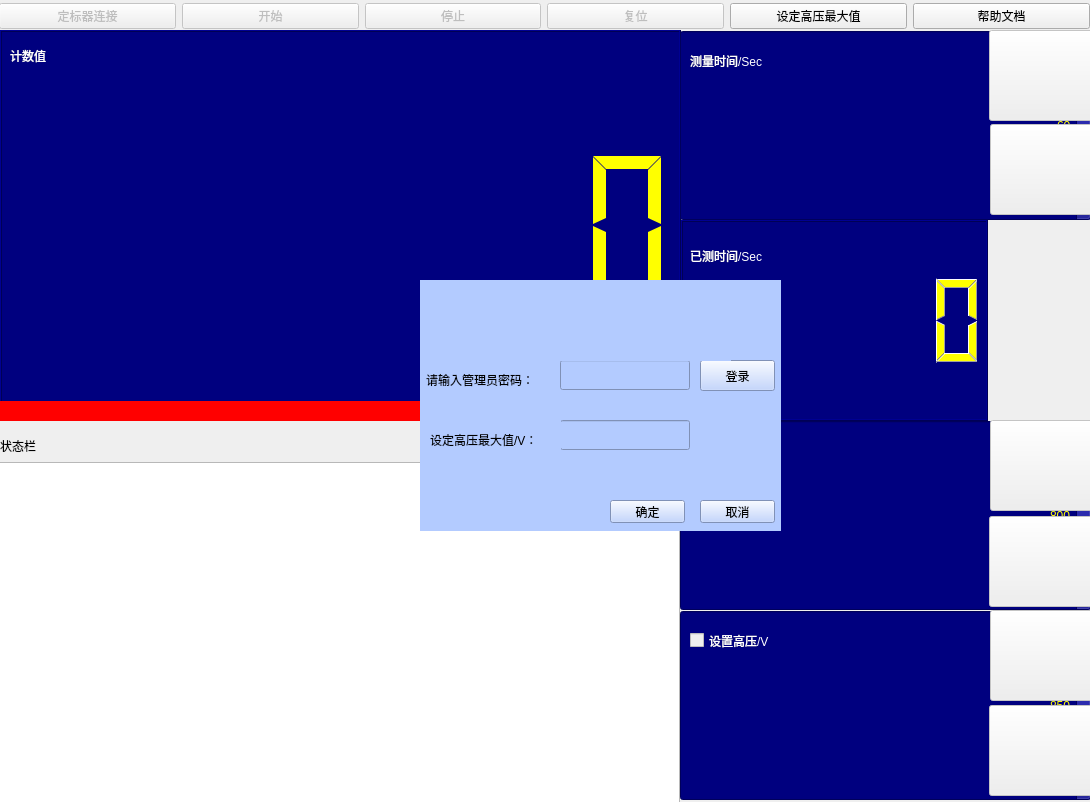
<?xml version="1.0" encoding="UTF-8"?>
<ui version="4.0">
 <class>MainWindow</class>
 <widget class="QMainWindow" name="MainWindow">
  <property name="geometry">
   <rect>
    <x>0</x>
    <y>0</y>
    <width>1090</width>
    <height>802</height>
   </rect>
  </property>
  <property name="windowTitle">
   <string>MainWindow</string>
  </property>
  <property name="toolTip">
   <string/>
  </property>
  <widget class="QWidget" name="centralwidget">
   <widget class="QLCDNumber" name="lcdNumber">
    <property name="geometry">
     <rect>
      <x>0</x>
      <y>30</y>
      <width>681</width>
      <height>391</height>
     </rect>
    </property>
    <property name="toolTip">
     <string>hello</string>
    </property>
    <property name="statusTip">
     <string/>
    </property>
    <property name="styleSheet">
     <string notr="true">background-color: rgb(85, 85, 255);
color: rgb(255, 255, 0);
background-color: rgb(0, 0, 127);</string>
    </property>
    <property name="digitCount">
     <number>8</number>
    </property>
    <property name="segmentStyle">
     <enum>QLCDNumber::Flat</enum>
    </property>
   </widget>
   <widget class="QSpinBox" name="spinBox">
    <property name="enabled">
     <bool>false</bool>
    </property>
    <property name="geometry">
     <rect>
      <x>680</x>
      <y>30</y>
      <width>411</width>
      <height>191</height>
     </rect>
    </property>
    <property name="styleSheet">
     <string notr="true">background-color: rgb(85, 85, 255);
color: rgb(255, 255, 0);
font: 75 120pt &quot;Adobe Arabic&quot;;
background-color: rgb(0, 0, 127);</string>
    </property>
    <property name="alignment">
     <set>Qt::AlignRight|Qt::AlignTrailing|Qt::AlignVCenter</set>
    </property>
    <property name="specialValueText">
     <string/>
    </property>
    <property name="maximum">
     <number>999999</number>
    </property>
    <property name="singleStep">
     <number>10</number>
    </property>
    <property name="value">
     <number>60</number>
    </property>
   </widget>
   <widget class="QLCDNumber" name="lcdNumber_2">
    <property name="enabled">
     <bool>true</bool>
    </property>
    <property name="geometry">
     <rect>
      <x>681</x>
      <y>220</y>
      <width>307</width>
      <height>201</height>
     </rect>
    </property>
    <property name="styleSheet">
     <string notr="true">font: 75 72pt &quot;Adobe Arabic&quot;;
color: rgb(255, 255, 0);
background-color: rgb(85, 85, 255);
background-color: rgb(0, 0, 127);</string>
    </property>
    <property name="digitCount">
     <number>6</number>
    </property>
   </widget>
   <widget class="QSpinBox" name="spinBox_2">
    <property name="enabled">
     <bool>false</bool>
    </property>
    <property name="geometry">
     <rect>
      <x>680</x>
      <y>420</y>
      <width>411</width>
      <height>191</height>
     </rect>
    </property>
    <property name="styleSheet">
     <string notr="true">background-color: rgb(85, 85, 255);
color: rgb(255, 255, 0);
font: 75 100pt &quot;Adobe Arabic&quot;;
background-color: rgb(0, 0, 127);</string>
    </property>
    <property name="alignment">
     <set>Qt::AlignRight|Qt::AlignTrailing|Qt::AlignVCenter</set>
    </property>
    <property name="specialValueText">
     <string/>
    </property>
    <property name="maximum">
     <number>8000</number>
    </property>
    <property name="singleStep">
     <number>500</number>
    </property>
    <property name="value">
     <number>800</number>
    </property>
   </widget>
   <widget class="QSpinBox" name="spinBox_3">
    <property name="enabled">
     <bool>false</bool>
    </property>
    <property name="geometry">
     <rect>
      <x>680</x>
      <y>610</y>
      <width>411</width>
      <height>191</height>
     </rect>
    </property>
    <property name="styleSheet">
     <string notr="true">background-color: rgb(85, 85, 255);
font: 75 100pt &quot;Adobe Arabic&quot;;
color: rgb(255, 255, 0);
background-color: rgb(85, 85, 255);
background-color: rgb(0, 0, 127);</string>
    </property>
    <property name="alignment">
     <set>Qt::AlignRight|Qt::AlignTrailing|Qt::AlignVCenter</set>
    </property>
    <property name="specialValueText">
     <string/>
    </property>
    <property name="maximum">
     <number>1500</number>
    </property>
    <property name="singleStep">
     <number>10</number>
    </property>
    <property name="value">
     <number>850</number>
    </property>
   </widget>
   <widget class="QTextBrowser" name="textBrowser">
    <property name="geometry">
     <rect>
      <x>-1</x>
      <y>462</y>
      <width>681</width>
      <height>341</height>
     </rect>
    </property>
    <property name="styleSheet">
     <string notr="true">font: 14pt &quot;黑体&quot;;
</string>
    </property>
   </widget>
   <widget class="QCheckBox" name="checkBox">
    <property name="enabled">
     <bool>false</bool>
    </property>
    <property name="geometry">
     <rect>
      <x>690</x>
      <y>620</y>
      <width>171</width>
      <height>41</height>
     </rect>
    </property>
    <property name="styleSheet">
     <string notr="true">font: 16pt &quot;宋体&quot;;
color: rgb(255, 255, 255);</string>
    </property>
    <property name="text">
     <string>设置高压/V</string>
    </property>
   </widget>
   <widget class="QLabel" name="label">
    <property name="geometry">
     <rect>
      <x>10</x>
      <y>40</y>
      <width>61</width>
      <height>31</height>
     </rect>
    </property>
    <property name="styleSheet">
     <string notr="true">font: 75 16pt &quot;Adobe Arabic&quot;;
color: rgb(255, 255, 255);</string>
    </property>
    <property name="text">
     <string>计数值</string>
    </property>
   </widget>
   <widget class="QLabel" name="label_3">
    <property name="geometry">
     <rect>
      <x>690</x>
      <y>240</y>
      <width>161</width>
      <height>31</height>
     </rect>
    </property>
    <property name="styleSheet">
     <string notr="true">font: 16pt &quot;宋体&quot;;
color: rgb(255, 255, 255);</string>
    </property>
    <property name="text">
     <string>已测时间/Sec</string>
    </property>
   </widget>
   <widget class="QLabel" name="label_5">
    <property name="geometry">
     <rect>
      <x>0</x>
      <y>430</y>
      <width>91</width>
      <height>31</height>
     </rect>
    </property>
    <property name="styleSheet">
     <string notr="true">font: 75 14pt &quot;Adobe Arabic&quot;;</string>
    </property>
    <property name="text">
     <string>状态栏</string>
    </property>
   </widget>
   <widget class="QWidget" name="horizontalLayoutWidget">
    <property name="geometry">
     <rect>
      <x>-1</x>
      <y>0</y>
      <width>1091</width>
      <height>32</height>
     </rect>
    </property>
    <layout class="QHBoxLayout" name="horizontalLayout">
     <item>
      <widget class="QPushButton" name="pushButton">
       <property name="enabled">
        <bool>false</bool>
       </property>
       <property name="styleSheet">
        <string notr="true">font: 75 14pt &quot;Adobe Arabic&quot;;</string>
       </property>
       <property name="text">
        <string>定标器连接</string>
       </property>
      </widget>
     </item>
     <item>
      <widget class="QPushButton" name="pushButton_2">
       <property name="enabled">
        <bool>false</bool>
       </property>
       <property name="styleSheet">
        <string notr="true">font: 75 14pt &quot;Adobe Arabic&quot;;</string>
       </property>
       <property name="text">
        <string>开始</string>
       </property>
      </widget>
     </item>
     <item>
      <widget class="QPushButton" name="pushButton_3">
       <property name="enabled">
        <bool>false</bool>
       </property>
       <property name="styleSheet">
        <string notr="true">font: 75 14pt &quot;Adobe Arabic&quot;;</string>
       </property>
       <property name="text">
        <string>停止</string>
       </property>
      </widget>
     </item>
     <item>
      <widget class="QPushButton" name="pushButton_4">
       <property name="enabled">
        <bool>false</bool>
       </property>
       <property name="styleSheet">
        <string notr="true">font: 75 14pt &quot;Adobe Arabic&quot;;</string>
       </property>
       <property name="text">
        <string>复位</string>
       </property>
      </widget>
     </item>
     <item>
      <widget class="QPushButton" name="pushButton_11">
       <property name="styleSheet">
        <string notr="true">font: 75 14pt &quot;Adobe Arabic&quot;;</string>
       </property>
       <property name="text">
        <string>设定高压最大值</string>
       </property>
      </widget>
     </item>
     <item>
      <widget class="QPushButton" name="pushButton_15">
       <property name="enabled">
        <bool>true</bool>
       </property>
       <property name="styleSheet">
        <string notr="true">font: 75 14pt &quot;Adobe Arabic&quot;;</string>
       </property>
       <property name="text">
        <string>帮助文档</string>
       </property>
      </widget>
     </item>
    </layout>
   </widget>
   <widget class="QLabel" name="label_2">
    <property name="geometry">
     <rect>
      <x>690</x>
      <y>40</y>
      <width>131</width>
      <height>41</height>
     </rect>
    </property>
    <property name="styleSheet">
     <string notr="true">font: 16pt &quot;宋体&quot;;
color: rgb(0, 255, 0);
color: rgb(255, 255, 255);

</string>
    </property>
    <property name="text">
     <string>测量时间/Sec</string>
    </property>
   </widget>
   <widget class="QLabel" name="label_4">
    <property name="enabled">
     <bool>false</bool>
    </property>
    <property name="geometry">
     <rect>
      <x>690</x>
      <y>420</y>
      <width>131</width>
      <height>61</height>
     </rect>
    </property>
    <property name="styleSheet">
     <string notr="true">font: 16pt &quot;宋体&quot;;
color: rgb(255, 255, 255);</string>
    </property>
    <property name="text">
     <string>测量阈/mV</string>
    </property>
   </widget>
   <widget class="QPushButton" name="pushButton_5">
    <property name="enabled">
     <bool>false</bool>
    </property>
    <property name="geometry">
     <rect>
      <x>989</x>
      <y>30</y>
      <width>111</width>
      <height>91</height>
     </rect>
    </property>
    <property name="text">
     <string/>
    </property>
   </widget>
   <widget class="QPushButton" name="pushButton_6">
    <property name="enabled">
     <bool>false</bool>
    </property>
    <property name="geometry">
     <rect>
      <x>990</x>
      <y>124</y>
      <width>111</width>
      <height>91</height>
     </rect>
    </property>
    <property name="text">
     <string/>
    </property>
   </widget>
   <widget class="QPushButton" name="pushButton_7">
    <property name="enabled">
     <bool>false</bool>
    </property>
    <property name="geometry">
     <rect>
      <x>990</x>
      <y>420</y>
      <width>111</width>
      <height>91</height>
     </rect>
    </property>
    <property name="text">
     <string/>
    </property>
   </widget>
   <widget class="QPushButton" name="pushButton_8">
    <property name="enabled">
     <bool>false</bool>
    </property>
    <property name="geometry">
     <rect>
      <x>989</x>
      <y>516</y>
      <width>111</width>
      <height>91</height>
     </rect>
    </property>
    <property name="text">
     <string/>
    </property>
   </widget>
   <widget class="QPushButton" name="pushButton_9">
    <property name="enabled">
     <bool>false</bool>
    </property>
    <property name="geometry">
     <rect>
      <x>990</x>
      <y>610</y>
      <width>111</width>
      <height>91</height>
     </rect>
    </property>
    <property name="text">
     <string/>
    </property>
   </widget>
   <widget class="QPushButton" name="pushButton_10">
    <property name="enabled">
     <bool>false</bool>
    </property>
    <property name="geometry">
     <rect>
      <x>989</x>
      <y>705</y>
      <width>111</width>
      <height>91</height>
     </rect>
    </property>
    <property name="text">
     <string/>
    </property>
   </widget>
   <widget class="QLabel" name="label_6">
    <property name="geometry">
     <rect>
      <x>0</x>
      <y>401</y>
      <width>681</width>
      <height>20</height>
     </rect>
    </property>
    <property name="styleSheet">
     <string notr="true">background-color: rgb(255, 0, 0);</string>
    </property>
    <property name="text">
     <string/>
    </property>
   </widget>
   <widget class="QWidget" name="widget" native="true">
    <property name="geometry">
     <rect>
      <x>420</x>
      <y>280</y>
      <width>361</width>
      <height>251</height>
     </rect>
    </property>
    <property name="styleSheet">
     <string notr="true">background-color: rgb(170, 170, 255);
background-color: rgb(179, 203, 255);</string>
    </property>
    <widget class="QLineEdit" name="lineEdit">
     <property name="geometry">
      <rect>
       <x>140</x>
       <y>80</y>
       <width>130</width>
       <height>30</height>
      </rect>
     </property>
     <property name="echoMode">
      <enum>QLineEdit::Password</enum>
     </property>
     <property name="alignment">
      <set>Qt::AlignCenter</set>
     </property>
    </widget>
    <widget class="QLabel" name="label_7">
     <property name="geometry">
      <rect>
       <x>6</x>
       <y>80</y>
       <width>131</width>
       <height>40</height>
      </rect>
     </property>
     <property name="styleSheet">
      <string notr="true">font: 75 11pt &quot;Adobe Arabic&quot;;</string>
     </property>
     <property name="text">
      <string>请输入管理员密码：</string>
     </property>
    </widget>
    <widget class="QPushButton" name="pushButton_12">
     <property name="geometry">
      <rect>
       <x>280</x>
       <y>80</y>
       <width>75</width>
       <height>31</height>
      </rect>
     </property>
     <property name="text">
      <string>登录</string>
     </property>
    </widget>
    <widget class="QLineEdit" name="lineEdit_2">
     <property name="enabled">
      <bool>false</bool>
     </property>
     <property name="geometry">
      <rect>
       <x>140</x>
       <y>140</y>
       <width>130</width>
       <height>30</height>
      </rect>
     </property>
     <property name="alignment">
      <set>Qt::AlignCenter</set>
     </property>
    </widget>
    <widget class="QLabel" name="label_8">
     <property name="geometry">
      <rect>
       <x>10</x>
       <y>140</y>
       <width>131</width>
       <height>40</height>
      </rect>
     </property>
     <property name="styleSheet">
      <string notr="true">font: 75 11pt &quot;Adobe Arabic&quot;;</string>
     </property>
     <property name="text">
      <string>设定高压最大值/V：</string>
     </property>
    </widget>
    <widget class="QPushButton" name="pushButton_13">
     <property name="geometry">
      <rect>
       <x>190</x>
       <y>220</y>
       <width>75</width>
       <height>23</height>
      </rect>
     </property>
     <property name="text">
      <string>确定</string>
     </property>
    </widget>
    <widget class="QPushButton" name="pushButton_14">
     <property name="geometry">
      <rect>
       <x>280</x>
       <y>220</y>
       <width>75</width>
       <height>23</height>
      </rect>
     </property>
     <property name="text">
      <string>取消</string>
     </property>
    </widget>
    <widget class="QLabel" name="label_9">
     <property name="geometry">
      <rect>
       <x>110</x>
       <y>40</y>
       <width>201</width>
       <height>41</height>
      </rect>
     </property>
     <property name="styleSheet">
      <string notr="true">font: 75 14pt &quot;Adobe Arabic&quot;;</string>
     </property>
     <property name="text">
      <string/>
     </property>
     <property name="alignment">
      <set>Qt::AlignCenter</set>
     </property>
    </widget>
   </widget>
  </widget>
 </widget>
 <resources/>
 <connections/>
</ui>
